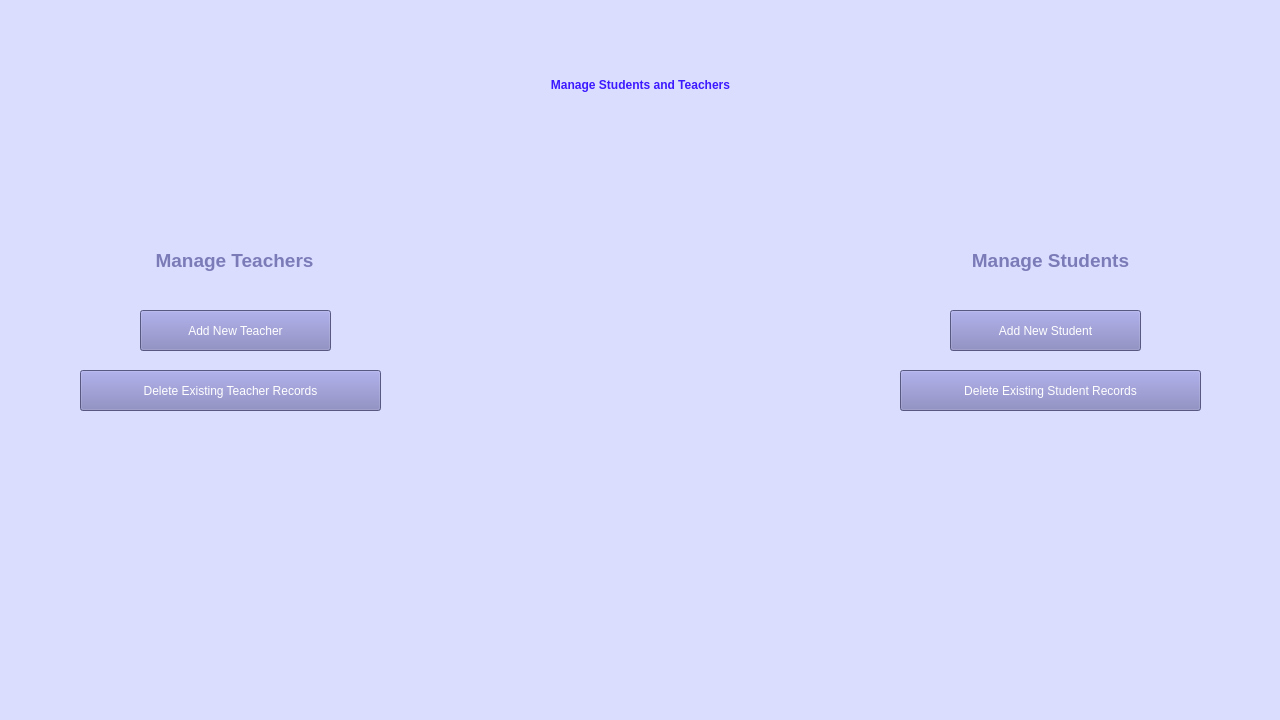
<?xml version="1.0" encoding="UTF-8"?>
<ui version="4.0">
 <class>MainWindow</class>
 <widget class="QMainWindow" name="MainWindow">
  <property name="geometry">
   <rect>
    <x>0</x>
    <y>0</y>
    <width>1280</width>
    <height>720</height>
   </rect>
  </property>
  <property name="windowTitle">
   <string>MainWindow</string>
  </property>
  <property name="styleSheet">
   <string notr="true">background-color: rgb(219, 221, 255);</string>
  </property>
  <widget class="QWidget" name="centralwidget">
   <widget class="QPushButton" name="addTeacher">
    <property name="geometry">
     <rect>
      <x>140</x>
      <y>310</y>
      <width>191</width>
      <height>41</height>
     </rect>
    </property>
    <property name="styleSheet">
     <string notr="true">font: 75 12pt &quot;MS Shell Dlg 2&quot;;
color: rgb(255, 255, 255);
background-color: rgb(123, 123, 184);</string>
    </property>
    <property name="text">
     <string>Add New Teacher</string>
    </property>
   </widget>
   <widget class="QPushButton" name="addStudent">
    <property name="geometry">
     <rect>
      <x>950</x>
      <y>310</y>
      <width>191</width>
      <height>41</height>
     </rect>
    </property>
    <property name="styleSheet">
     <string notr="true">font: 75 12pt &quot;MS Shell Dlg 2&quot;;
color: rgb(255, 255, 255);
background-color: rgb(123, 123, 184);</string>
    </property>
    <property name="text">
     <string>Add New Student</string>
    </property>
   </widget>
   <widget class="QPushButton" name="delTeacher">
    <property name="geometry">
     <rect>
      <x>80</x>
      <y>370</y>
      <width>301</width>
      <height>41</height>
     </rect>
    </property>
    <property name="styleSheet">
     <string notr="true">font: 75 12pt &quot;MS Shell Dlg 2&quot;;
color: rgb(255, 255, 255);
background-color: rgb(123, 123, 184);</string>
    </property>
    <property name="text">
     <string>Delete Existing Teacher Records</string>
    </property>
   </widget>
   <widget class="QPushButton" name="delStudent">
    <property name="geometry">
     <rect>
      <x>900</x>
      <y>370</y>
      <width>301</width>
      <height>41</height>
     </rect>
    </property>
    <property name="styleSheet">
     <string notr="true">font: 75 12pt &quot;MS Shell Dlg 2&quot;;
color: rgb(255, 255, 255);
background-color: rgb(123, 123, 184);</string>
    </property>
    <property name="text">
     <string>Delete Existing Student Records</string>
    </property>
   </widget>
   <widget class="QLabel" name="label">
    <property name="geometry">
     <rect>
      <x>124</x>
      <y>240</y>
      <width>221</width>
      <height>41</height>
     </rect>
    </property>
    <property name="styleSheet">
     <string notr="true">color: rgb(123, 123, 184);
font: 16pt &quot;Nirmala UI&quot;;</string>
    </property>
    <property name="text">
     <string>&lt;html&gt;&lt;head/&gt;&lt;body&gt;&lt;p align=&quot;center&quot;&gt;&lt;span style=&quot; font-size:14pt; font-weight:600;&quot;&gt;Manage Teachers&lt;/span&gt;&lt;/p&gt;&lt;/body&gt;&lt;/html&gt;</string>
    </property>
   </widget>
   <widget class="QLabel" name="label_2">
    <property name="geometry">
     <rect>
      <x>930</x>
      <y>240</y>
      <width>241</width>
      <height>41</height>
     </rect>
    </property>
    <property name="styleSheet">
     <string notr="true">color: rgb(123, 123, 184);
font: 16pt &quot;Nirmala UI&quot;;</string>
    </property>
    <property name="text">
     <string>&lt;html&gt;&lt;head/&gt;&lt;body&gt;&lt;p align=&quot;center&quot;&gt;&lt;span style=&quot; font-size:14pt; font-weight:600;&quot;&gt;Manage Students&lt;/span&gt;&lt;/p&gt;&lt;/body&gt;&lt;/html&gt;</string>
    </property>
   </widget>
   <widget class="QLabel" name="label_3">
    <property name="geometry">
     <rect>
      <x>0</x>
      <y>10</y>
      <width>1281</width>
      <height>151</height>
     </rect>
    </property>
    <property name="styleSheet">
     <string notr="true">color: rgb(60, 25, 255);
font: 16pt &quot;Nirmala UI&quot;;</string>
    </property>
    <property name="text">
     <string>&lt;html&gt;&lt;head/&gt;&lt;body&gt;&lt;p align=&quot;center&quot;&gt;&lt;span style=&quot; font-weight:600;&quot;&gt;Manage Students and Teachers&lt;/span&gt;&lt;/p&gt;&lt;/body&gt;&lt;/html&gt;</string>
    </property>
   </widget>
  </widget>
 </widget>
 <resources/>
 <connections/>
</ui>
